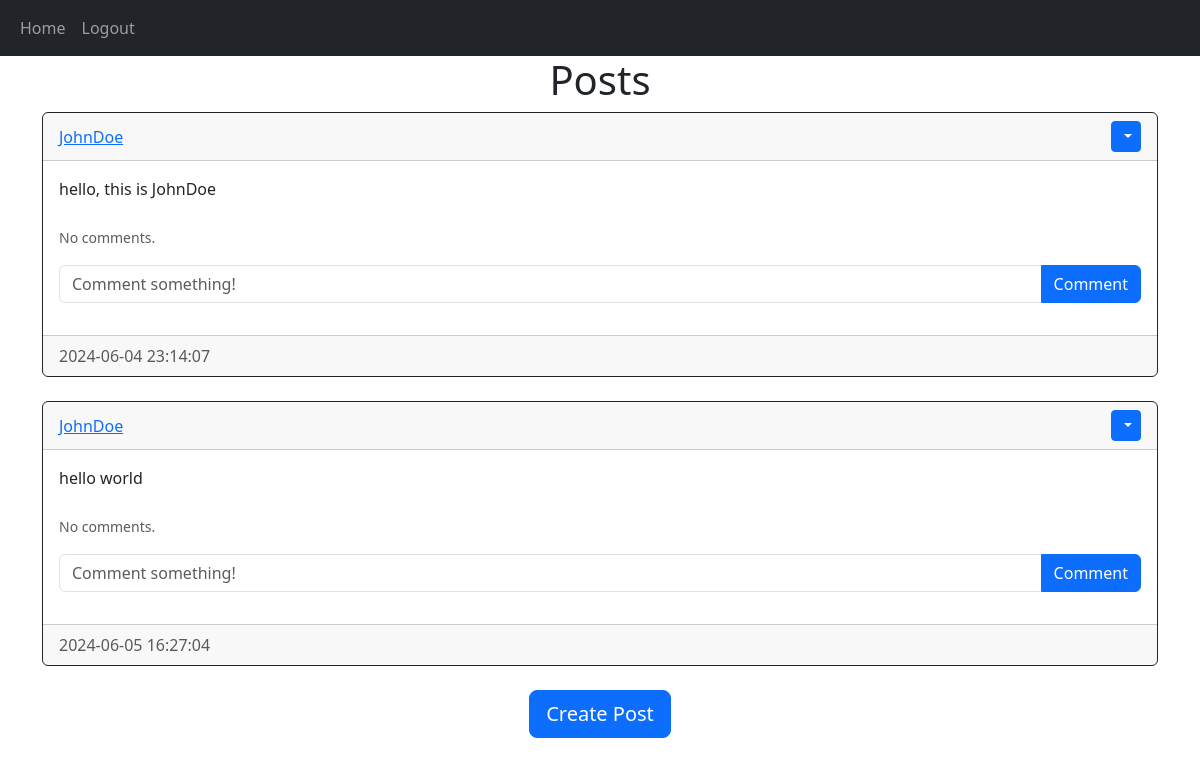
The page /home (signed in) on the database as committed earlier.
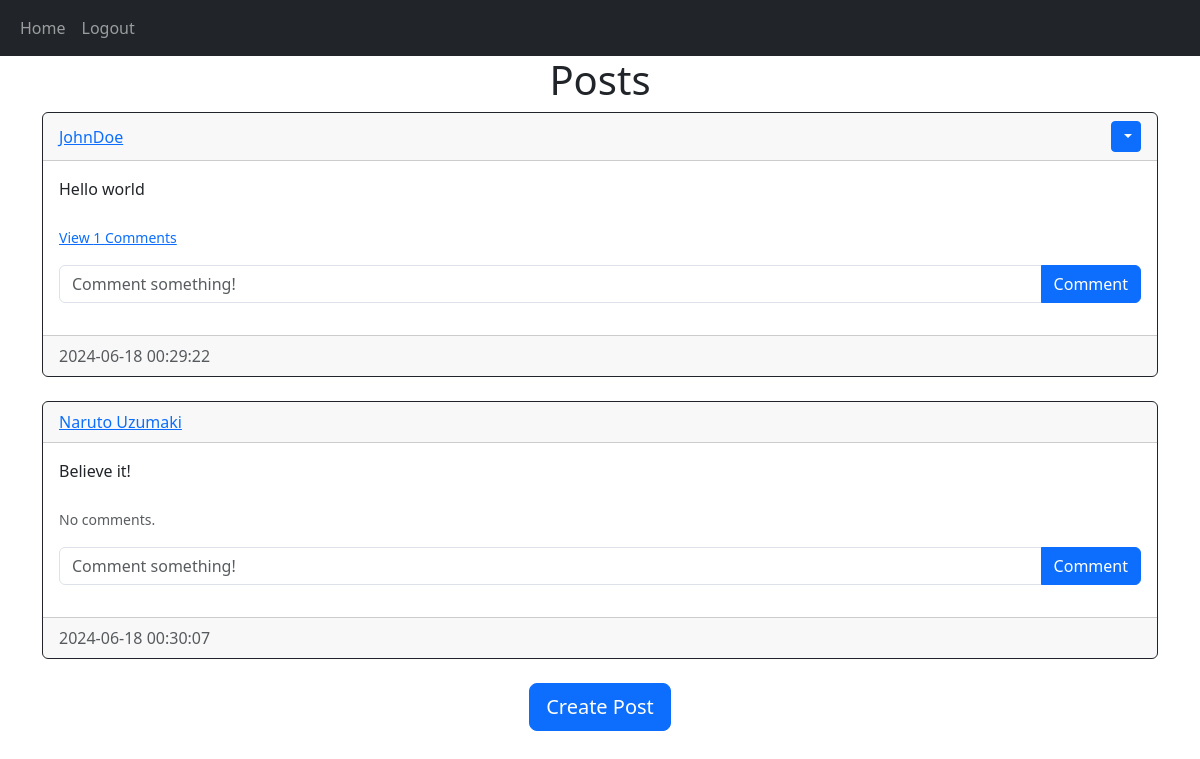
The same page on the database as committed later.
### website/models.py (models this page shows)
class Post(db.Model):
    id = db.Column(db.Integer, primary_key=True)
    text = db.Column(db.Text, nullable=False)
    date_created = db.Column(db.DateTime(timezone=True), default = func.now())
    author = db.Column(db.Integer, db.ForeignKey('user.id', ondelete='CASCADE'), nullable=False)
    comments = db.relationship('Comment', backref='post', passive_deletes=True)

class User(db.Model, UserMixin):
    id = db.Column(db.Integer, primary_key=True)
    email = db.Column(db.String(150), unique=True)
    username = db.Column(db.String(150), unique=True)
    password = db.Column(db.String(150))
    date_created = db.Column(db.DateTime(timezone=True), default = func.now())
    posts = db.relationship('Post', backref='user', passive_deletes=True)
    comments = db.relationship('Comment', backref='user', passive_deletes=True)

### website/views.py (the view)
@views.route("/")
@views.route("/home")
@login_required
def home():
    posts = Post.query.all()
    return render_template("home.html", user=current_user, posts=posts)

### website/__init__.py (called while the page is built)
def create_app():
    app = Flask(__name__)
    app.config['SECRET_KEY'] = "dcu238rh%@29x3o"
    app.config['SQLALCHEMY_DATABASE_URI'] = f'sqlite:///{DB_NAME}'
    db.init_app(app)
    from .views import views
    from .auth import auth
    app.register_blueprint(views, url_prefix="/")
    app.register_blueprint(auth, url_prefix="/")
    from .models import User, Post, Comment
    login_manager = LoginManager()
    login_manager.login_view = 'auth.login'
    login_manager.init_app(app)
    @login_manager.user_loader
    def load_user(id):
        return User.query.get(int(id))
    create_database(app)
    return app

### website/templates/home.html (shortened to what this page needs)
<!DOCTYPE html>
{% extends "post_div.html" %}

### website/templates/post_div.html (shortened to what this page needs)
<!DOCTYPE html>
{% extends "base.html" %}
{% block content %}
    <h1 align="center">{% block header %} Posts {% endblock %}</h1>
        <div id="posts">
            {% for post in posts %}
            <div class="card border-dark">
                <div class="card-header d-flex justify-content-between align-items-center">
                    <a href="/posts/{{post.user.username}}">{{ post.user.username }}</a>
                    {% if user.id == post.author %}
                    <div class="btn-group">
                        <button type="button" class="btn btn-sm btn-primary dropdown-toggle" data-bs-toggle="dropdown">
                        </button>
                    </div>
                    {% endif %}
                </div>
                <div class="card-body">
                <div class="card-text">{{ post.text }}</div>
                    <br />
                    <p class="card-text">
                        {% if post.comments|length > 0 %}
                            <a data-bs-toggle="collapse" href="#comments-{{post.id}}" role="button">
                                <small>View {{post.comments|length}} Comments</small>
                            </a>
                        {% else %}
                            <small class="text-muted">No comments.</small>
                        {% endif %}
                    </p>
                    <form class="input-group mb-3" method="POST" action="/create-comment/{{post.id}}">
                    <input type="text" id="text" name="text" class="form-control" placeholder="Comment something!"/>
                    <button type="submit" class="btn btn-primary">Comment</button>
                    </form>
                </div>
                <div class="card-footer text-muted">{{post.date_created}}</div>
            </div>
            <br />
            {% endfor %}
            </div>
            {% block footer %}
            <div align="center">
                <a href="/create-post">
                    <button type="button" class="btn btn-primary btn-lg">Create Post</button>
                </a>
            </div>
            {% endblock %}
{% endblock %}

### website/templates/base.html (shortened to what this page needs)
<!DOCTYPE html>
<html lang="en">
<head>
    <link href="https://cdn.jsdelivr.net/npm/bootstrap@5.3.3/dist/css/bootstrap.min.css"
    rel="stylesheet"
>
</head>
<body>
    <nav class="navbar navbar-expand-lg navbar-dark bg-dark">
        <div class="container-fluid">
            <div class="collapse navbar-collapse" id="navbar">
                <div class="navbar-nav">
                <a class="nav-item nav-link" href="/home">Home</a>
                {% if user.is_authenticated %}
                    <a class="nav-item nav-link" href="/logout">Logout</a>
                {% else %}
                    <a class="nav-item nav-link" href="/login">Login</a>
                    <a class="nav-item nav-link" href="/signup">Sign Up</a>
                {% endif %}
                </div>
            </div>
        </div>
    </nav>
    <div class="container">{% block content %}{% endblock %}</div>
</body>
</html>

Rows that differ between the two databases and show on the page:
removed Post: user.username "JohnDoe", text "hello world", shows "No comments.", date_created "2024-06-05 16:27:04"
changed Post "JohnDoe": text "hello, this is JohnDoe" → "Hello world"; comments|length (not shown) → "1"; date_created "2024-06-04 23:14:07" → "2024-06-18 00:29:22"; text "No comments." → "View Comments"
added Post: user.username "Naruto Uzumaki", text "Believe it!", shows "No comments.", date_created "2024-06-18 00:30:07"
